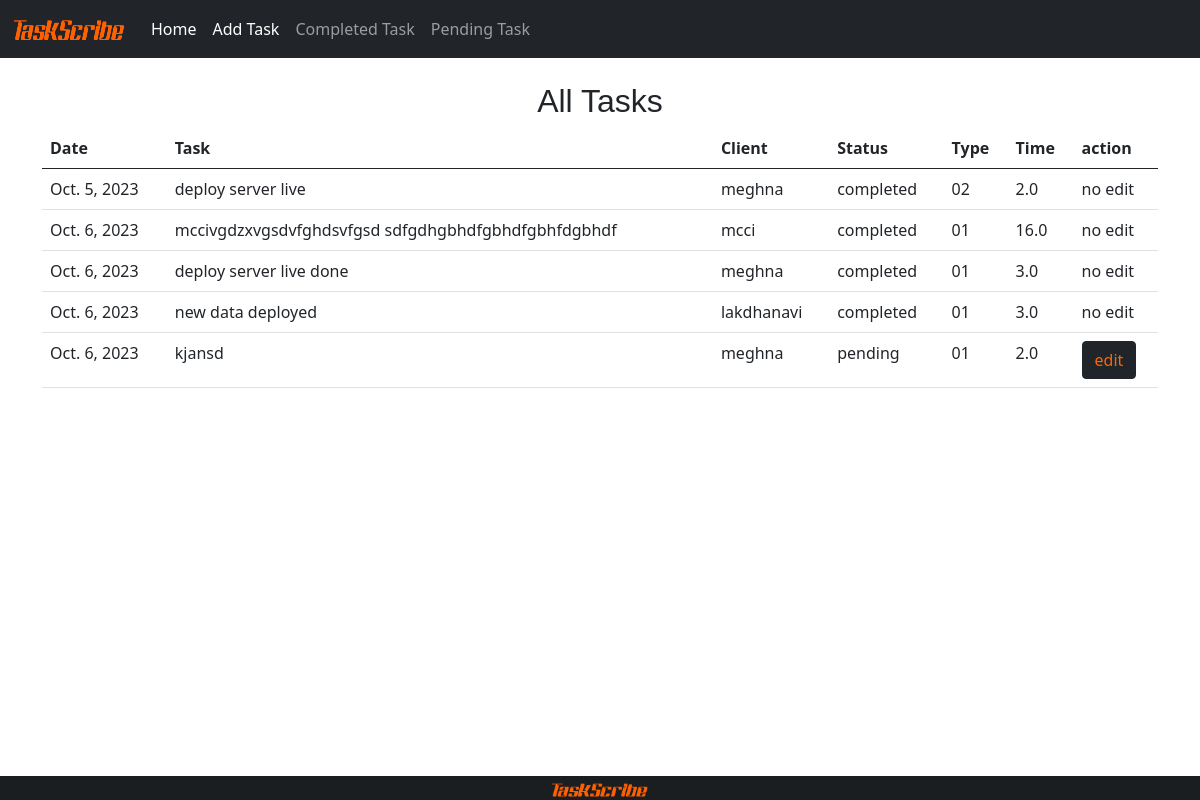
The app's page /, older data.
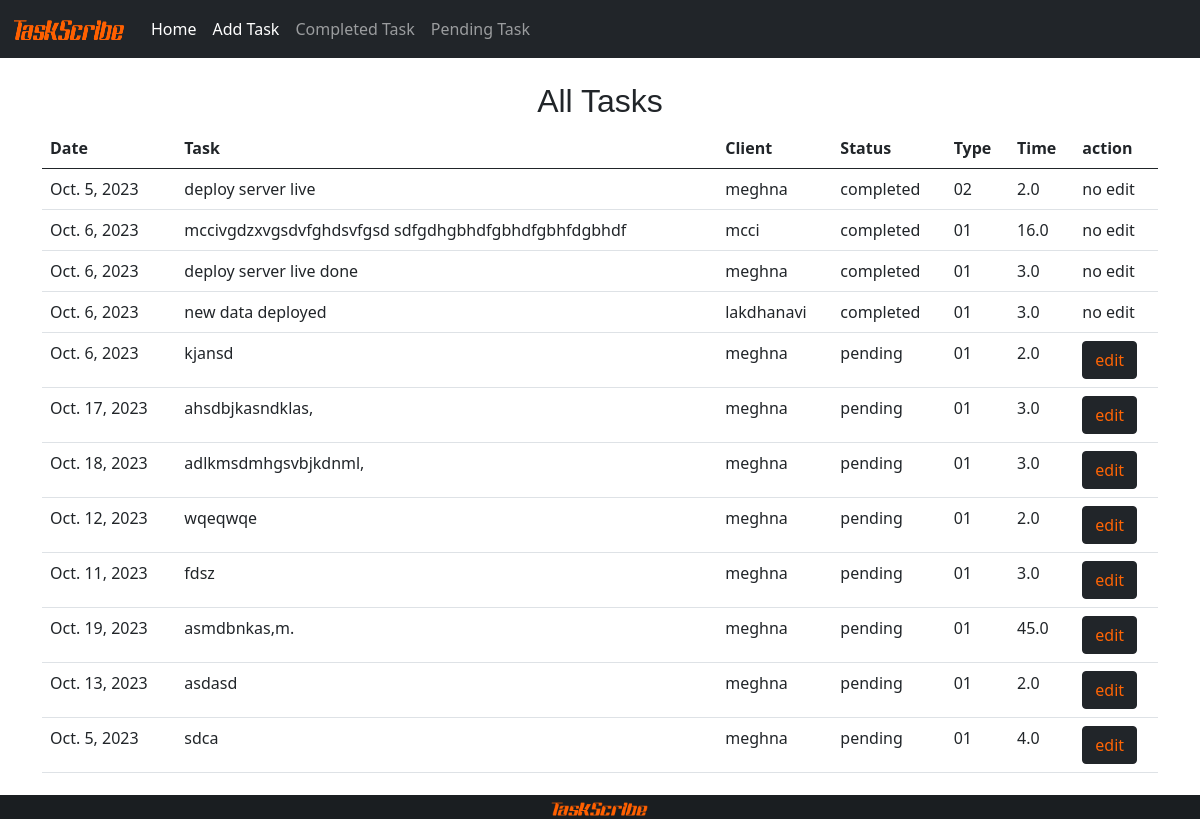
The same page, newer data.
### taskapp/models.py (models this page shows, shortened)
class Task(models.Model):
    name = models.CharField(max_length=500,)
    type = models.CharField(max_length=100, null=True, blank=True, )
    client = models.ForeignKey(Client, on_delete=models.PROTECT)
    date = models.DateField()
    status = models.CharField(max_length=1, choices=STATUS, default='0')
    time = models.FloatField()

class Client(models.Model):
    name = models.CharField(max_length=100)

### taskapp/views.py (the view)
# urls.py: 2. Add a URL to urlpatterns:  path('', views.home, name='home')
def home(request):
    all_tasks = Task.objects.all()
    return render(request, "home.html", {
        "all_tasks" : all_tasks
    })

### templates/home.html (shortened to what this page needs)
{% extends 'base.html' %}
{% load static %}
{% block content %}
<div class="row" style="padding-bottom: 30px;">
    <div class="text-center">
       <h2 style="font-family: Impact, Haettenschweiler, 'Arial Narrow Bold', sans-serif;">All Tasks</h2>
    </div>
    <div class="col-12">
    <table class="table table-hover">
        <thead>
          <tr>
            <th>Date</th>
            <th>Task</th>
            <th>Client</th>
            <th>Status</th>
            <th>Type</th>
            <th>Time</th>
            <th>action</th>
          </tr>
        </thead>
        <tbody>
        {% for task in all_tasks %}
          <tr>
            <td>{{ task.date }}</td>
            <td>{{ task.name }}</td>
            <td>{{ task.client.name}}</td>
            <td>
              {% if task.status == "0" %}
                <a type="text">pending</a>
              {% elif task.status == "1" %}
                <a type="text">completed</a>
              {% endif %}
            </td>
            <td>{{ task.type}}</td>
            <td>{{ task.time}}</td>
            <td>
            {% if task.status == "0" %}
              <a href="{% url 'edit_task'  task_id=task.id %}" type="button" class="btn btn-dark" style="color: #ff6404;">edit</a>
            {% elif task.status == "1" %}
              <a type="text">no edit</a>
            {% endif %}
            </td>
          </tr>
        {% endfor %}
        </tbody>
      </table>
    </div>
</div>
{% endblock%}

### templates/base.html (shortened to what this page needs)
{% load static %}
<!DOCTYPE html>
<html lang="en">
<head>
  <link rel="stylesheet" href="{% static 'css/bootstrap.min.css' %}">
</head>
<body>
  <nav class="navbar navbar-expand-sm bg-dark navbar-dark" style="position: sticky; left: 0; top: 0; width: 100%;">
    <div class="container-fluid">
      <a class="navbar-brand" href="#">
        <img src="{% static 'img/img.png' %}" width="115" height="30" alt="">
      </a>
      <div class="collapse navbar-collapse" id="navbarSupportedContent">
        <ul class="navbar-nav me-auto mb-2 mb-lg-0">
          <li class="nav-item">
            <a class="nav-link active" aria-current="page" href="{% url 'home' %}">Home</a>
          </li>
          <li class="nav-item">
            <a class="nav-link active" aria-current="page" href="{% url 'add_task' %}">Add Task</a>
          </li>
          <li class="nav-item">
            <a class="nav-link" href="{% url 'completed_task' %}">Completed Task</a>
          </li>
          <li class="nav-item">
            <a class="nav-link" href="{% url 'pending_task' %}">Pending Task</a>
          </li>
        </ul>
      </div>
    </div>
  </nav>
  <div class="container" style="margin-top: 24px;">
    {% block content %} {% endblock %}
  </div>
    <footer class="bg-dark text-center text-white" style="bottom: 0; left: 0; position: fixed; width: 100%; margin-top: 20px;">
      <div class="text-center" style="background-color: rgba(0, 0, 0, 0.2);">
        <a class="img" href="#">
          <img src="{% static 'img/img.png' %}" width="100px" height="20px" alt="">
        </a>
      </div>
    </footer>
</body>
</html>

Row changes from the older to the newer data that the page shows:
added Task: date "Oct. 17, 2023", name "ahsdbjkasndklas,", client.name "meghna", status "pending", type "01", time "3.0"
added Task: date "Oct. 18, 2023", name "adlkmsdmhgsvbjkdnml,", client.name "meghna", status "pending", type "01", time "3.0"
added Task: date "Oct. 12, 2023", name "wqeqwqe", client.name "meghna", status "pending", type "01", time "2.0"
added Task: date "Oct. 11, 2023", name "fdsz", client.name "meghna", status "pending", type "01", time "3.0"
added Task: date "Oct. 19, 2023", name "asmdbnkas,m.", client.name "meghna", status "pending", type "01", time "45.0"
added Task: date "Oct. 13, 2023", name "asdasd", client.name "meghna", status "pending", type "01", time "2.0"
added Task: date "Oct. 5, 2023", name "sdca", client.name "meghna", status "pending", type "01", time "4.0"
